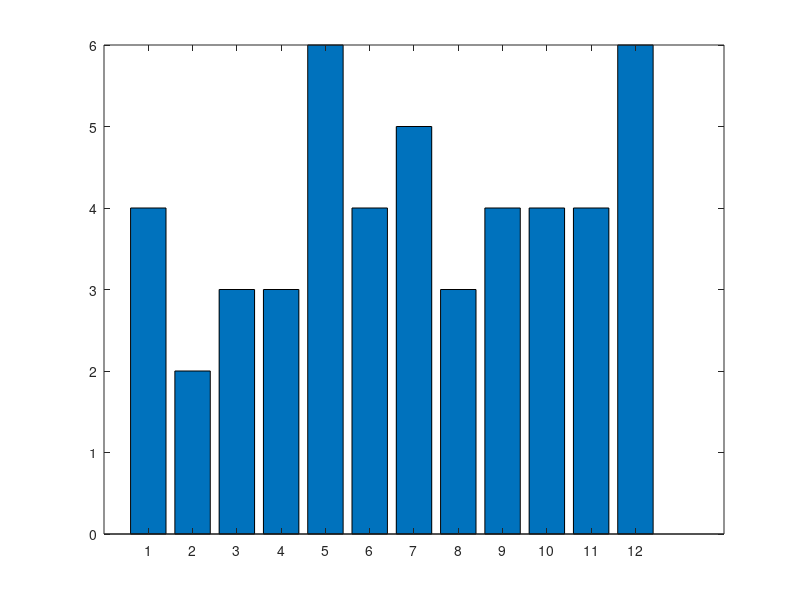

Write the MATLAB code that produced this figure. (Note: this script raises an error after producing the figure.)
%% ARES ROVER GUIDANCE AND NAVIGATION TESTING
% Authors: Guidance and Navigation
clc
clear 
close all

%% 1. SYSTEM PARAMETERS
m   = 10.0;       % Rover mass (kg)
Iz  = 2.0;        % Yaw moment of inertia (kg*m^2)
R   = 0.15;       % Effective wheel radius (m)
B_w = 0.40;       % Half-track width (m)
Kx  = 200.0;      % Longitudinal traction stiffness
Dr  = 10.0;       % Yaw damping coefficient
vx  = 0.5;        % Nominal forward velocity (m/s)
vy  = 0;          % Tangential velocity (m/s)
theta = pi/3;        % Heading Angle (Rads)
r = 0;            % Yaw rate

K_omega = (Kx*R*B_w)/(2*Iz);

% State Space Matrices

A = [ 0,  0,  -vx*sin(theta)-vy*cos(theta),    cos(theta),   -sin(theta),    0;
    0,  0, vx*cos(theta)-vy*sin(theta),    sin(theta),   cos(theta),    0;
    0,  0,  0,    0,   0,    1;
    0,  0,  0, -Kx/m,  r,    vy;
    0,  0,  0,   -r,   0,  -vx;
    0,  0,  0,    0,   0, -Dr/Iz ];

B = [       0,           0;
    0,           0;
    0,           0;
    (Kx*R)/(2*m), (Kx*R)/(2*m);
    0,           0;
    -K_omega,      K_omega ];

% Compare Eigenvalues for Open-Loop Response Sample Limit
[~,OL_eig] = eig(A);

% Observe Eigenvalues, any Complex Eigenvalues Dictate Sample Frequency
if any(imag(OL_eig))
    disp('Open-Loop Sample Time Limited by Complex Modes');
end

% Converting to DT
ts = 0.01;

% Creating the ahat matrix
Ahat = [A B
    zeros(2,8)];

% Finding the DT representations of our state system
Ahat_exp =  expm(Ahat*ts);
F = Ahat_exp(1:6,1:6);
G = Ahat_exp(1:6,7:8);


%% Observability Matrix Calculation

% Gps only:
C_GPS = [1 0 0 0 0 0
    0 1 0 0 0 0];
D_GPS = [0 0
    0 0];

H_GPS = C_GPS;
M_GPS = D_GPS;

% Check Observability of GPS Alone
O_GPS = obsv(F,H_GPS);
if rank(O_GPS) == size(F,1)
    fprintf('System is Observable with pure GPS\n');
else
    fprintf('System is not Observable with pure GPS\n');
    UNOB_GPS = null(O_GPS);
end


% Magnetometer:
C_Mag = [0 0 1 0 0 0];
D_Mag = [0 0];

H_GPS = C_Mag;
M_GPS = D_Mag;

% Check Observability of Magnetometer Alone
O_Mag = obsv(F,H_GPS);
if rank(O_Mag) == size(F,1)
    fprintf('System is Observable with pure Magnetometer\n');
else
    fprintf('System is not Observable with pure Magnetometer\n');
    UNOB_GPS = null(O_GPS);
end

% IMU:
C_IMU = [0 0 0 1 0 0
    0 0 0 0 1 0];
D_IMU = [0 0
    0 0];

H_GPS = C_IMU;
M_GPS = D_IMU;

% Check Observability of IMU Alone
O_IMU = obsv(F,H_GPS);
if rank(O_IMU) == size(F,1)
    fprintf('System is Observable with pure IMU\n');
else
    fprintf('System is not Observable with pure IMU\n');
    UNOB_GPS = null(O_IMU);
end

% Gyro:
C_Gyro = [0 0 0 1 0 0
    0 0 0 0 1 0];
D_Gyro = [0 0
    0 0];

H_GPS = C_Gyro;
M_GPS = D_Gyro;

% Check Observability of Gyro Alone
O_Gyro = obsv(F,H_GPS);
if rank(O_Gyro) == size(F,1)
    fprintf('System is Observable with pure Gyro\n');
else
    fprintf('System is not Observable with pure Gyro\n');
    UNOB_GPS = null(O_Gyro);
end


% Magnetometer and GPS:
C_MG = [1 0 0 0 0 0
    0 1 0 0 0 0
    0 0 1 0 0 0];
D_MG = [0 0
    0 0];

H_MG = C_MG;
M_MG = D_MG;

% Check Observability of Gyro Alone
O_MG = obsv(F,H_MG);
if rank(O_MG) == size(F,1)
    fprintf('System is Observable with Magnetometer and GPS\n');
else
    fprintf('System is not Observable with Magnetometer and GPS\n');
    UNOB_GPS = null(O_MG);
end


% Magnetometer and IMU:
C_MI = [0 0 0 1 0 0
    0 0 0 0 1 0
    0 0 1 0 0 0];
D_MI = [0 0
    0 0];

H_MI = C_MI;
M_MI = D_MI;

% Check Observability of Gyro Alone
O_MI = obsv(F,H_MI);
if rank(O_MI) == size(F,1)
    fprintf('System is Observable with Magnetometer and IMU\n');
else
    fprintf('System is not Observable with Magnetometer and IMU\n');
    UNOB_GPS = null(O_MI);
end

% Gyro and GPS:
C_GG = [1 0 0 0 0 0
    0 1 0 0 0 0
    0 0 0 0 0 1];
D_GG = [0 0
    0 0];

H_MG = C_GG;
M_MG = D_GG;

% Check Observability of Gyro Alone
O_GG = obsv(F,H_MG);
if rank(O_GG) == size(F,1)
    fprintf('System is Observable with Gyro and GPS\n');
else
    fprintf('System is not Observable with Gyro and GPS\n');
    UNOB_GPS = null(O_GG);
end


% Gyro and IMU:
C_GI = [0 0 0 1 0 0
    0 0 0 0 1 0
    0 0 0 0 0 1];
D_GI = [0 0
    0 0];

H_GI = C_GI;
M_GI = D_GI;

% Check Observability of Gyro Alone
O_GI = obsv(F,H_GI);
if rank(O_GI) == size(F,1)
    fprintf('System is Observable with Gyro and IMU\n');
else
    fprintf('System is not Observable with Gyro and IMU\n');
    UNOB_GPS = null(O_GI);
end

% Gyro, Magnetometer, and IMU:
C_GIM = [0 0 0 1 0 0
    0 0 0 0 1 0
    0 0 0 0 0 1
    0 0 1 0 0 0];
D_GIM = [0 0
    0 0];

H_GIM = C_GIM;
M_GIM = D_GIM;

% Check Observability of Gyro Alone
O_GIM = obsv(F,H_GIM);
if rank(O_GIM) == size(F,1)
    fprintf('System is Observable with Gyro, IMU, and Magnetometer\n');
else
    fprintf('System is not Observable with Gyro, IMU, and Magnetometer\n');
    UNOB_GPS = null(O_GIM);
end

% Gyro, Magnetometer, and GPS:
C_GGM = [1 0 0 0 0 0
    0 1 0 0 0 0
    0 0 0 0 0 1
    0 0 1 0 0 0];
D_GGM = [0 0
    0 0];

H_GGM = C_GGM;
M_GGM = D_GGM;

% Check Observability of Gyro Alone
O_GGM = obsv(F,H_GGM);
if rank(O_GGM) == size(F,1)
    fprintf('System is Observable with Gyro, GPS, and Magnetometer\n');
else
    fprintf('System is not Observable with Gyro, GPS, and Magnetometer\n');
    UNOB_GPS = null(O_GGM);
end

% Check Observability of Gyro Alone
O_GGM = obsv(F,H_GIM);
if rank(O_GGM) == size(F,1)
    fprintf('System is Observable with Gyro, IMU, and Magnetometer\n');
else
    fprintf('System is not Observable with Gyro, IMU, and Magnetometer\n');
    UNOB_GPS = null(O_GGM);
end

% Everything:
C_all = [1 0 0 0 0 0
    0 1 0 0 0 0
    0 0 0 0 0 1
    0 0 1 0 0 0
    0 0 0 1 0 0
    0 0 0 0 1 0];
D_all = [0 0
    0 0];

H_all = C_all;
M_all = D_all;

% Check Observability of Gyro Alone
O_all = obsv(F,H_all);
if rank(O_all) == size(F,1)
    fprintf('System is Observable with Gyro, GPS, Magnetometer, and IMU\n');
else
    fprintf('System is not Observable with Gyro, GPS, Magnetometer, and IMU\n');
    UNOB_GPS = null(O_all);
end

% Pulling the ranks of the obervability matrices
Observable_States = [rank(O_GPS) rank(O_Mag) rank(O_IMU) rank(O_Gyro) ...
    rank(O_MG) rank(O_MI) rank(O_GG) rank(O_GI) rank(O_GIM) rank(O_GGM) ...
    rank(O_GIM) rank(O_all)];

% Creating Labels
sensorLabels = {'GPS','Magnetometer','IMU','Gyro','Magnetometer + GPS', ...
    'Magnetometer + IMU','Gyro + GPS','Gyro + IMU','Gyro + Magnetometer + IMU', ...
    'Gyro + GPS + Magnetometer','Gyro + Magnetometer + IMU','All Sensors'};

% Creating Bar Graph
figure()
bar(Observable_States)
yline(6,'Color','r','LineWidth',2,'LineStyle','--','Label','Fully Observable System','LabelHorizontalAlignment','left')
set(gca, 'XTickLabel', sensorLabels);
ylim([0 8])
ylabel('Observable States')
title('Sensors vs Observable States')
print('Observable_States','-dpng')
